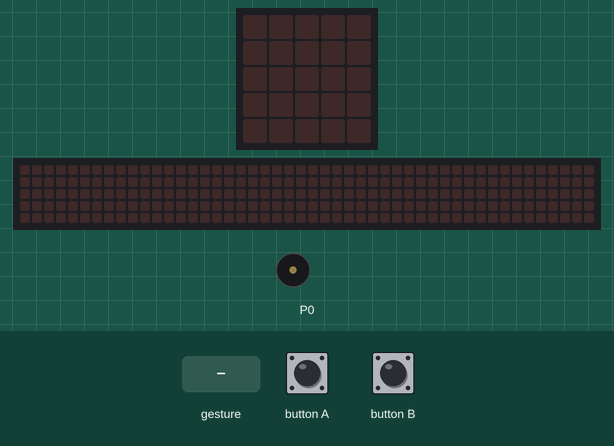
This program was run on a simulated BBC micro:bit (MakeCode). On the bench: the board's 5×5 LED display, a strip that is not on the board, showing the scrolling text unrolled, buzzer (waves = sounding). The test bench sets the inputs (shaded band). A tilt is held for 1.5 s and a shake lasts 1 s, then the board lies face up again; the 48×5 strip is a reading aid, not a part: it shows the text the display is scrolling, unrolled, one strip-width of it at a time.

Above: at 1.2 s.
1.3 s: button A pressed for 0.15 s
At 1.52 s:
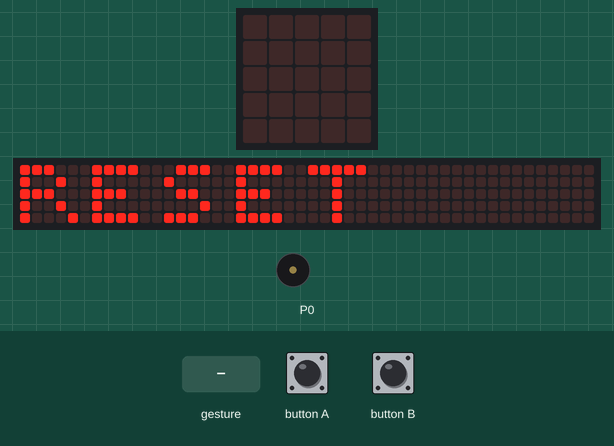
4.3 s: button B pressed for 0.15 s
At 7.2 s:
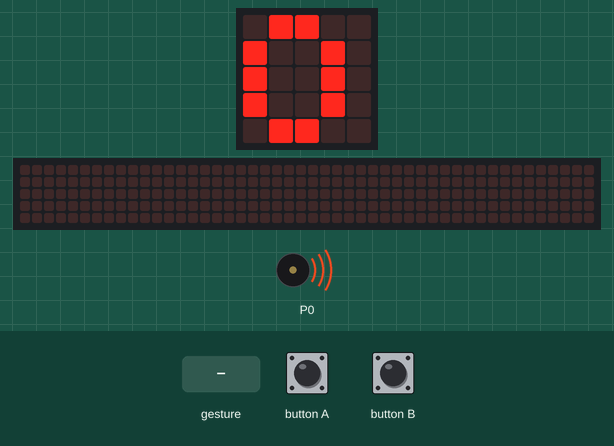
7.4 s: button A pressed for 0.15 s
At 8.42 s:
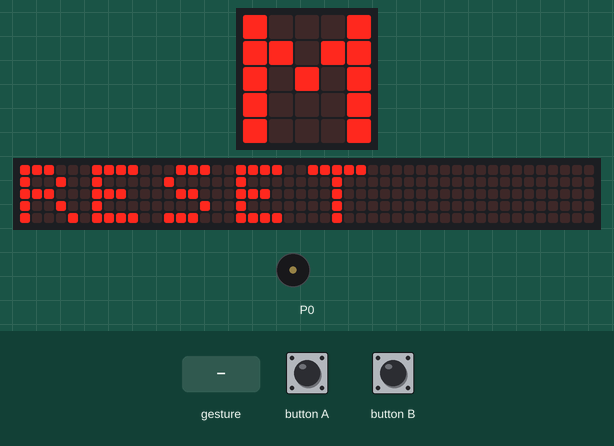
10.4 s: gesture 'shake'
13.4 s: button B pressed for 0.15 s
At 14.57 s:
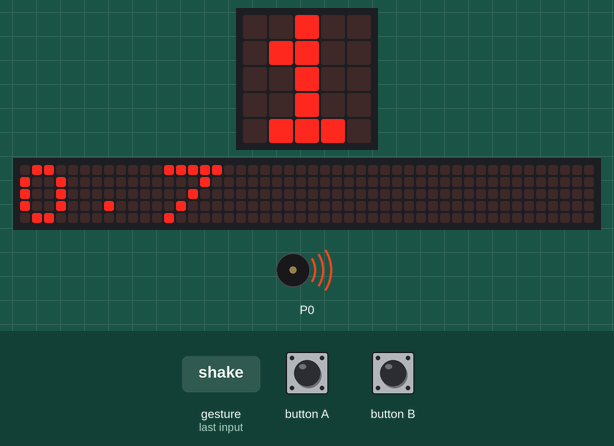
16.4 s: button B pressed for 0.15 s
At 18.92 s:
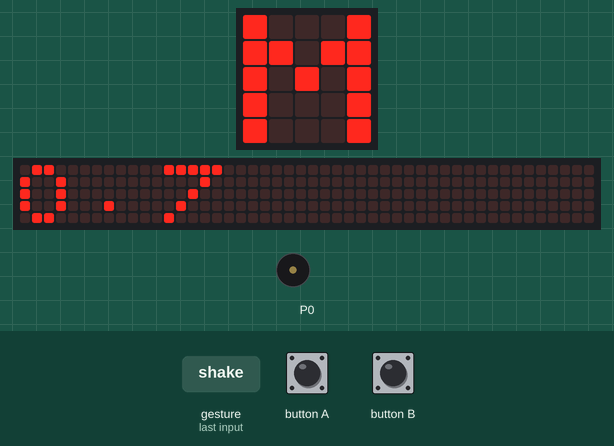
Timing chart, 0 to 20.4 s (numbered marks = the images above; inputs shaded):
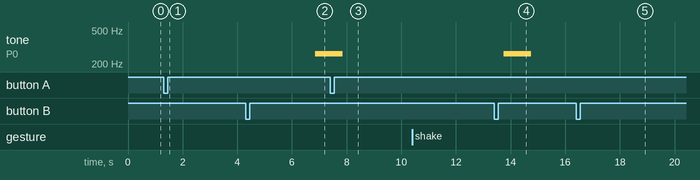

Measured:
- after the input at 1.3 s, the display: changes after 0.15 s (image 1)
- after the input at 4.3 s, the display: first differs from a run without the input after 2.6 s (image 2)
- after the input at 7.4 s, the display: first differs from a run without the input after 0.95 s (image 3)
- after the input at 13.4 s, the display: first differs from a run without the input after 1.1 s (image 4)
- after the input at 16.4 s, the display: first differs from a run without the input after 2.5 s (image 5)

The program:

main.ts
```typescript
let 만보기 = 0
input.onButtonPressed(Button.A, function () {
    만보기 = 0
    basic.showString("RESET")
    music.playTone(262, music.beat(BeatFraction.Double))
})
input.onGesture(Gesture.Shake, function () {
    만보기 += 1
    basic.showNumber(만보기)
    if (만보기 == 10) {
        basic.showLeds(`
            . . . . .
            . . . . .
            . . . . .
            # . . . .
            . . . . .
            `)
    }
    if (만보기 == 20) {
        basic.showLeds(`
            . . . . .
            . . . . .
            . . . . .
            # . . . .
            . # . . .
            `)
    }
    if (만보기 == 30) {
        basic.showLeds(`
            . . . . .
            . . . . .
            . . . . .
            # . . . .
            . # # . .
            `)
    }
    if (만보기 == 40) {
        basic.showLeds(`
            . . . . .
            . . . . .
            . . . . .
            # . . . .
            . # # # .
            `)
    }
    if (만보기 == 50) {
        basic.showLeds(`
            . . . . .
            . . . . .
            . . . . .
            # . . . #
            . # # # .
            `)
    }
    if (만보기 == 60) {
        basic.showLeds(`
            . # . . .
            . . . . .
            . . . . .
            # . . . #
            . # # # .
            `)
    }
    if (만보기 == 70) {
        basic.showLeds(`
            . # . . .
            . # . . .
            . . . . .
            # . . . #
            . # # # .
            `)
    }
    if (만보기 == 80) {
        basic.showLeds(`
            . # . # .
            . # . . .
            . . . . .
            # . . . #
            . # # # .
            `)
    }
    if (만보기 == 90) {
        basic.showLeds(`
            . # . # .
            . # . # .
            . . . . .
            # . . . #
            . # # # .
            `)
    }
    if (만보기 == 100) {
        music.playTone(262, music.beat(BeatFraction.Breve))
    }
})
input.onButtonPressed(Button.B, function () {
    basic.showNumber(만보기 * 0.7)
    basic.showString("M")
})
```

test.ts
```typescript
// 테스트는 여기로 이동합니다; 이 패키지가 확장으로 사용될 때 컴파일되지 않을 것 입니다.
```
